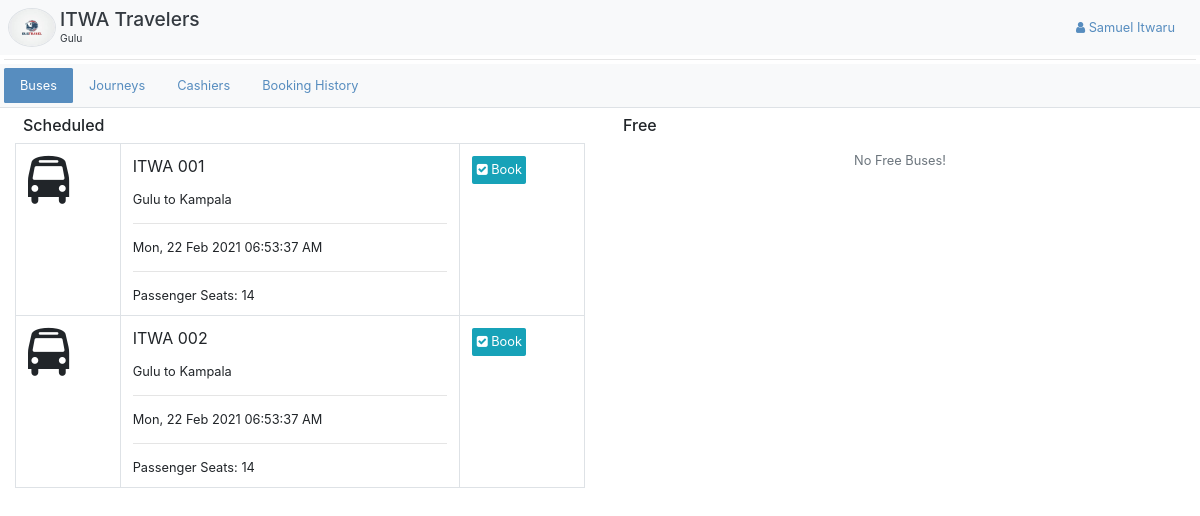
Before: /bus/ (signed in) with the older database file.
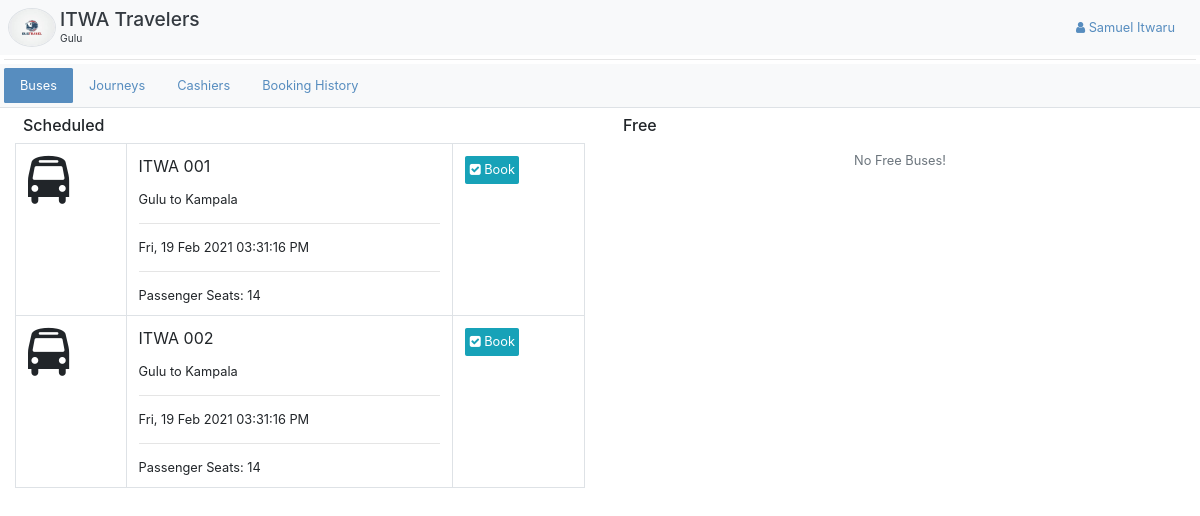
After: the same page with the newer database file.
### app/models/models.py (models this page shows, shortened)
class Bus(db.Model):
    id = db.Column(db.Integer, primary_key=True)
    number = db.Column(db.String(16))
    columns = db.Column(db.Integer)
    rows = db.Column(db.Integer)
    broadcast = db.Column(db.Boolean)
    departure_time = db.Column(db.DateTime)
    schedule_cancelled_reason = db.Column(db.String(1024))
    booking_deadline = db.Column(db.DateTime)
    free_bus_time = db.Column(db.DateTime)
    branch_id = db.Column(db.Integer, db.ForeignKey("branch.id"))
    company_id = db.Column(db.Integer, db.ForeignKey("company.id"))
    status_id = db.Column(db.Integer, db.ForeignKey("status.id"))
    journey_id = db.Column(db.Integer, db.ForeignKey("journey.id"))
    grids = db.relationship("Grid", backref="bus", cascade="delete", lazy="dynamic")
    bookings = db.relationship("Booking", backref="bus")
    payments = db.relationship("Payment", backref="bus")
    def seats(self):
        return list(filter(lambda grid:grid.grid_type==1, self.grids))

class Journey(db.Model):
    id = db.Column(db.Integer, primary_key=True)
    from_ = db.Column(db.String(64))
    to = db.Column(db.String(64))
    distance = db.Column(db.Float)
    duration = db.Column(db.Float)
    branch_id = db.Column(db.Integer, db.ForeignKey("branch.id"))
    buses = db.relationship("Bus", backref="journey")
    pickups = db.relationship("Pickup", backref="journey")
    pricings = db.relationship("Pricing", backref="journey")
    payments = db.relationship("Payment", backref="journey")
    def __str__(self):
        return f"{self.from_} to {self.to}"

### app/WEB/views/bus.py (the view)
@bus_bp.route("/", methods=["GET"])
@login_required
@check_branch_journeys
def get_buses():
	branch = get_current_branch()
	company = branch.company
	free_buses = Bus.query.filter_by(company_id=company.id, branch_id=None)
	scheduled_buses = Bus.query.filter_by(branch_id=branch.id)
	return render_template("bus/buses.html", free_buses=free_buses, scheduled_buses=scheduled_buses)

### app/WEB/context_processors.py (called while the page is built)
@app.context_processor
def application():
	return  {
		"HOST": app.config.get("HOST_ADDRESS")
	}

@app.context_processor
def company():
	context = dict()
	if current_user.is_authenticated:
		context["profile"] = current_user.profile
		branch = current_user.profile.branch
		if branch:
			context["branch"] = branch
			context["company"] = branch.company
	return context

### app/WEB/guards.py (called while the page is built)
def check_branch_journeys(func):
	@wraps(func)
	def wrapper(*args, **kwargs):
		branch = get_current_branch()
		if branch:
			journeys = branch.journeys
			if len(journeys):
				for journey in journeys:
					if len(journey.pickups) and len(journey.pricings):
						return func(*args, **kwargs)
					else:
						flash(f"The journey {journey} has not been setup properly.", "warning")
						return func(*args, **kwargs)
			else:
				flash("Setup atleast one journey.", "warning")
				return func(*args, **kwargs)
		else:
			return func(*args, **kwargs)
	return wrapper

### app/WEB/template_filters.py (called while the page is built)
def datetimeformat(value, format='%H:%M / %d-%m-%Y'):
	if isinstance(value, datetime):
		return value.strftime(format)

### app/models/models.py (called while the page is built)
    def __str__(self):
        return self.name

    def __str__(self):
        return self.name

### app/templates/bus/buses.html
{% extends 'index/manager-base.html' %}
{% block buses_active %}active{% endblock %}
{% block content %}
	<div class="container-fluid p-0">
		<div class="row m-0">
			<div class="col-md-6">
				<h5 class="p-2 m-0">Scheduled</h5>
			    <table class="table table-responsive-sm border">
			        <tbody>
			            {% for bus in scheduled_buses %}
			                <tr>
			                    <td>
			                    	<span class="fa fa-bus fa-3x"></span>
			                    </td>
			                    <td class="border m-auto">
			                        <p>{{bus.number}}</p>
			                        <small>{{bus.journey}}</small>
			                        <hr>
			                        <small>{{bus.departure_time|datetimeformat('%a, %d %b %Y %r')}}</small>
			                        <hr>
			                        <small>Passenger Seats: {{bus.seats()|length}} </small>
			                    </td>
			                    <td><a href="{{ url_for('bus.get_bus', bus_id=bus.id) }}" class='btn btn-info'><span class="fa fa-check-square"></span> Book</a></td>
			                </tr>
			            {% else %}
			                <div class="container" align="center">
			                    <p class="display-5 text-muted p-2">No Scheduled Buses!</p>
			                </div>
			            {% endfor %}
			        </tbody>
			    </table>
			</div>
			<div class="col-md-6">
				<h5 class="p-2 m-0">Free</h5>
				<table class="table table-responsive-sm border">
			        <tbody>
			            {% for bus in free_buses %}
			                <tr>
			                    <td>
			                    	<span class="fa fa-bus fa-3x"></span>
			                    </td>
			                    <td class="border m-auto">
			                        <p>{{bus.number}}</p>
			                        <small>Passenger Seats: {{bus.seats()|length}} </small>
			                    </td>
			                    <td><a href="{{ url_for('bus.update_bus_schedule', bus_id=bus.id) }}" class='btn btn-warning'><span class="fa fa-clock-o"></span> Schedule</a></td>
			                </tr>
			            {% else %}
			                <div class="container" align="center">
			                    <p class="display-5 text-muted p-2">No Free Buses!</p>
			                </div>
			            {% endfor %}
			        </tbody>
			    </table>
			</div>
		</div>
	</div>
{% endblock %}

Changed rows visible on the page:
changed Bus "ITWA 001": departure_time "Mon, 22 Feb 2021 06:53:37 AM" → "Fri, 19 Feb 2021 03:31:16 PM"
changed Bus "ITWA 002": departure_time "Mon, 22 Feb 2021 06:53:37 AM" → "Fri, 19 Feb 2021 03:31:16 PM"
